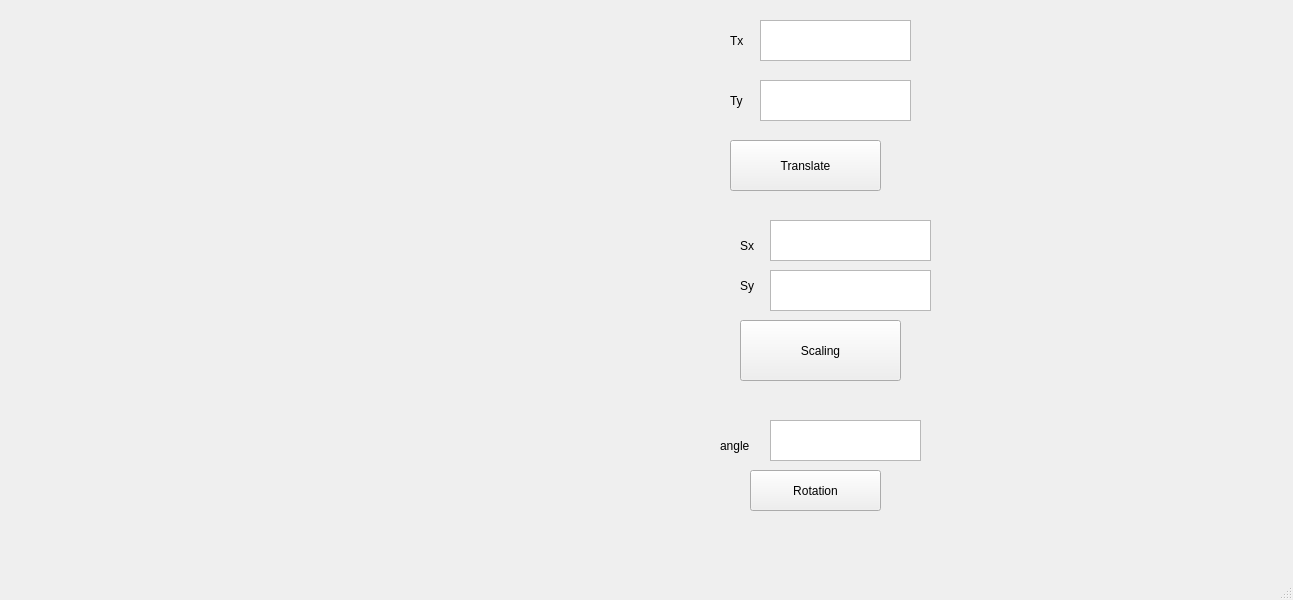
<?xml version="1.0" encoding="UTF-8"?>
<ui version="4.0">
 <class>MainWindow</class>
 <widget class="QMainWindow" name="MainWindow">
  <property name="geometry">
   <rect>
    <x>0</x>
    <y>0</y>
    <width>1293</width>
    <height>600</height>
   </rect>
  </property>
  <property name="windowTitle">
   <string>MainWindow</string>
  </property>
  <widget class="QWidget" name="centralwidget">
   <widget class="QLabel" name="label">
    <property name="geometry">
     <rect>
      <x>730</x>
      <y>30</y>
      <width>61</width>
      <height>21</height>
     </rect>
    </property>
    <property name="text">
     <string>Tx</string>
    </property>
   </widget>
   <widget class="QLabel" name="label_2">
    <property name="geometry">
     <rect>
      <x>730</x>
      <y>90</y>
      <width>71</width>
      <height>21</height>
     </rect>
    </property>
    <property name="text">
     <string>Ty</string>
    </property>
   </widget>
   <widget class="QLabel" name="label_3">
    <property name="geometry">
     <rect>
      <x>740</x>
      <y>230</y>
      <width>71</width>
      <height>31</height>
     </rect>
    </property>
    <property name="text">
     <string>Sx</string>
    </property>
   </widget>
   <widget class="QLabel" name="label_4">
    <property name="geometry">
     <rect>
      <x>740</x>
      <y>270</y>
      <width>71</width>
      <height>31</height>
     </rect>
    </property>
    <property name="text">
     <string>Sy</string>
    </property>
   </widget>
   <widget class="QLabel" name="label_5">
    <property name="geometry">
     <rect>
      <x>720</x>
      <y>430</y>
      <width>71</width>
      <height>31</height>
     </rect>
    </property>
    <property name="text">
     <string>angle</string>
    </property>
   </widget>
   <widget class="QTextEdit" name="textEdit">
    <property name="geometry">
     <rect>
      <x>760</x>
      <y>20</y>
      <width>151</width>
      <height>41</height>
     </rect>
    </property>
   </widget>
   <widget class="QTextEdit" name="textEdit_2">
    <property name="geometry">
     <rect>
      <x>760</x>
      <y>80</y>
      <width>151</width>
      <height>41</height>
     </rect>
    </property>
   </widget>
   <widget class="QTextEdit" name="textEdit_3">
    <property name="geometry">
     <rect>
      <x>770</x>
      <y>220</y>
      <width>161</width>
      <height>41</height>
     </rect>
    </property>
   </widget>
   <widget class="QTextEdit" name="textEdit_4">
    <property name="geometry">
     <rect>
      <x>770</x>
      <y>270</y>
      <width>161</width>
      <height>41</height>
     </rect>
    </property>
   </widget>
   <widget class="QTextEdit" name="textEdit_5">
    <property name="geometry">
     <rect>
      <x>770</x>
      <y>420</y>
      <width>151</width>
      <height>41</height>
     </rect>
    </property>
   </widget>
   <widget class="QPushButton" name="pushButton">
    <property name="geometry">
     <rect>
      <x>730</x>
      <y>140</y>
      <width>151</width>
      <height>51</height>
     </rect>
    </property>
    <property name="text">
     <string>Translate</string>
    </property>
   </widget>
   <widget class="QPushButton" name="pushButton_2">
    <property name="geometry">
     <rect>
      <x>740</x>
      <y>320</y>
      <width>161</width>
      <height>61</height>
     </rect>
    </property>
    <property name="text">
     <string>Scaling</string>
    </property>
   </widget>
   <widget class="QPushButton" name="pushButton_3">
    <property name="geometry">
     <rect>
      <x>750</x>
      <y>470</y>
      <width>131</width>
      <height>41</height>
     </rect>
    </property>
    <property name="text">
     <string>Rotation</string>
    </property>
   </widget>
   <widget class="QLabel" name="label_6">
    <property name="geometry">
     <rect>
      <x>0</x>
      <y>0</y>
      <width>681</width>
      <height>541</height>
     </rect>
    </property>
    <property name="text">
     <string/>
    </property>
   </widget>
  </widget>
  <widget class="QMenuBar" name="menubar">
   <property name="geometry">
    <rect>
     <x>0</x>
     <y>0</y>
     <width>1293</width>
     <height>26</height>
    </rect>
   </property>
  </widget>
  <widget class="QStatusBar" name="statusbar"/>
 </widget>
 <resources/>
 <connections/>
</ui>
